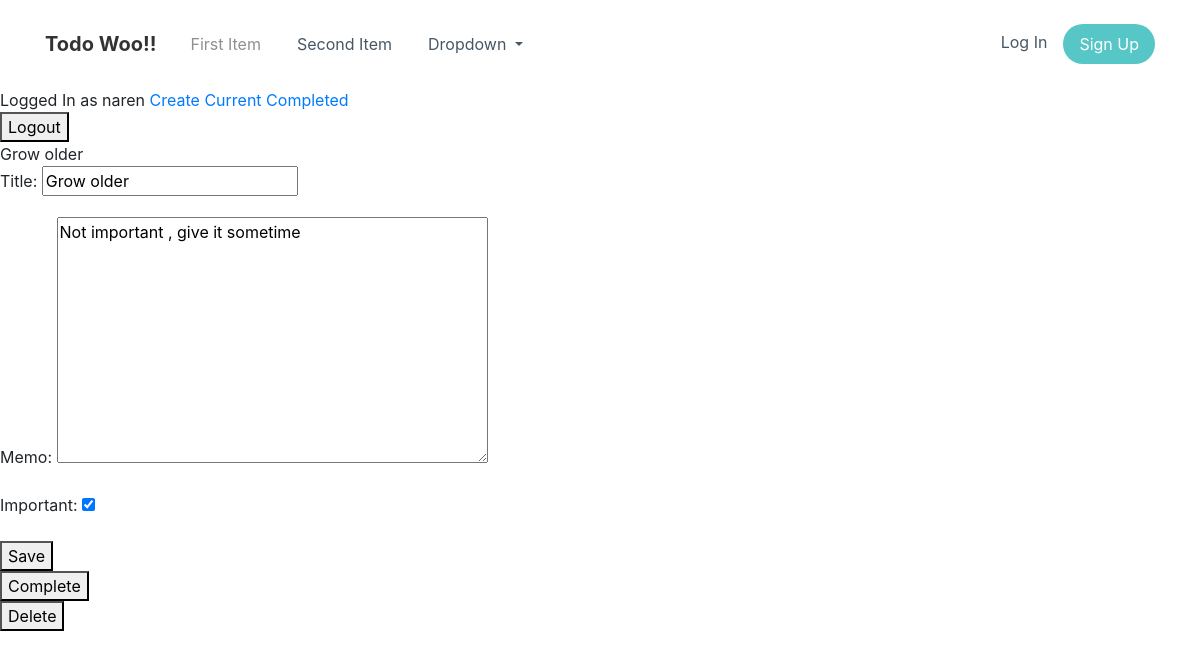
The app's page /todo/4 (signed in) with its own data.
### todo/models.py (models this page shows, shortened)
class Todo(models.Model):
    user = models.ForeignKey(User, on_delete=models.CASCADE)
    title = models.CharField(max_length=50)
    memo = models.TextField(blank=True)
    created = models.DateTimeField(auto_now_add=True)
    datecompleted = models.DateTimeField(null=True, blank=True)
    important = models.BooleanField(default=False)

### todo/views.py (the view, shortened to what this page needs)
# urls.py: path('todo/<int:todo_pk>', views.viewtodo, name="viewtodo"),
@login_required
def viewtodo(request, todo_pk):
    todo = get_object_or_404(Todo, pk=todo_pk, user=request.user)
    if request.method == "GET":
        form = TodoForm(instance=todo)
        return render(request, "todo/viewtodo.html", {'todo': todo, 'form': form})

### todo/forms.py
class TodoForm(ModelForm):
    class Meta:
        model = Todo
        fields = ['title', 'memo', 'important']

### todo/templates/todo/viewtodo.html (shortened to what this page needs)
<!DOCTYPE html>
<html>
<head>
    <link rel="stylesheet" href="assets/bootstrap/css/bootstrap.min.css">
    <link rel="stylesheet" href="assets/css/Navigation-with-Button.css">
    <link rel="stylesheet" href="assets/css/styles.css">
</head>
<body>
    <nav class="navbar navbar-light navbar-expand-md navigation-clean-button">
        <div class="container"><a class="navbar-brand" href="#">Todo Woo!!</a>
            <div class="collapse navbar-collapse"
                id="navcol-1">
                <ul class="nav navbar-nav mr-auto">
                    <li class="nav-item" role="presentation"><a class="nav-link active" href="#">First Item</a></li>
                    <li class="nav-item" role="presentation"><a class="nav-link" href="#">Second Item</a></li>
                    <li class="nav-item dropdown"><a class="dropdown-toggle nav-link" data-toggle="dropdown" aria-expanded="false" href="#">Dropdown </a>
                    </li>
                </ul><span class="navbar-text actions"> <a class="login" href="login.html">Log In</a><a class="btn btn-light action-button" role="button" href="#">Sign Up</a></span></div>
        </div>
    </nav>{% extends 'todo/base.html' %}
{% block content %}
{{ todo.title }}
<form action="" method="post">
{{ form.as_p }}
<button type="submit">Save</button>
</form>
<form action="{% url 'completetodo' todo.id %}" method="post">
<button type="submit">Complete</button>
</form>
<form action="{% url 'deletetodo' todo.id %}" method="post">
<button type="submit">Delete</button>
</form>
{% endblock %}

### todo/templates/todo/base.html (shortened to what this page needs)
<!DOCTYPE html>
<html>
<head>
    <link rel="stylesheet" href="assets/bootstrap/css/bootstrap.min.css">
    <link rel="stylesheet" href="assets/css/Navigation-with-Button.css">
    <link rel="stylesheet" href="assets/css/styles.css">
</head>
<body>{% if user.is_authenticated %}
Logged In as {{ user.username }}
<a href="{% url 'createtodo' %}">Create</a>
<a href="{% url 'currenttodos' %}">Current</a>
<a href="{% url 'completedtodos' %}">Completed</a>
<form action="{% url 'logoutuser' %}" method="post">
<button type="submit">Logout</button>
</form>
{% else %}
<a href="{% url 'signupuser' %}">Signup </a><br>
<a href="{% url 'loginuser' %}">Login </a>
{% endif %}
{% block content %}{% endblock %}
</body>
</html>

### todo/templates/todo/assets/css/Navigation-with-Button.css (style rules this page uses)
.navigation-clean-button { background: #fff; padding-top: .75rem; padding-bottom: .75rem; color: #333; border-radius: 0; box-shadow: none; border: none; margin-bottom: 0; }
@media (min-width:768px) { .navigation-clean-button { padding-top: 1rem; padding-bottom: 1rem; } }
.navigation-clean-button .navbar-brand { font-weight: bold; color: inherit; }
.navigation-clean-button .navbar-collapse, .navigation-clean-button .form-inline { border-top-color: #ddd; }
.navigation-clean-button .navbar-nav a.active, .navigation-clean-button .navbar-nav > .show > a { background: none; box-shadow: none; }
.navigation-clean-button.navbar-light .navbar-nav a.active, .navigation-clean-button.navbar-light .navbar-nav a.active:focus, .navigation-clean-button.navbar-light .navbar-nav a.active:hover { color: #8f8f8f; box-shadow: none; background: none; pointer-events: none; }
.navigation-clean-button.navbar .navbar-nav .nav-link { padding-left: 18px; padding-right: 18px; }
.navigation-clean-button.navbar-light .navbar-nav .nav-link { color: #465765; }
.navigation-clean-button .actions .login { margin-right: 1rem; text-decoration: none; color: #465765; }
.navigation-clean-button .navbar-text .action-button, .navigation-clean-button .navbar-text .action-button:active, .navigation-clean-button .navbar-text .action-button:hover { background: #56c6c6; border-radius: 20px; font-size: inherit; color: #fff; box-shadow: none; border: none; text-shadow: none; padding: .5rem 1rem; transition: background-color 0.25s; font-size: inherit; }

### records on screen
Todo: title "Grow older", memo "Not important , give it sometime", important "☑"

### other values on screen
{{ user.username }} "naren"
